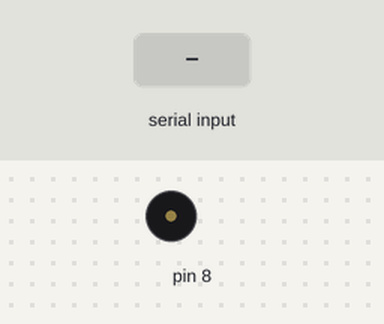
Simulated run of this sketch. Board: Arduino Uno, built with avr-gcc and run on an emulated ATmega328P. Parts: buzzer (waves = sounding). The inputs (shaded band) are chosen by the test bench.

Above: at 1.2 s.
1.3 s: "q" received over Serial
Timing chart, 0 to 4.3 s (numbered marks = the images above; inputs shaded):
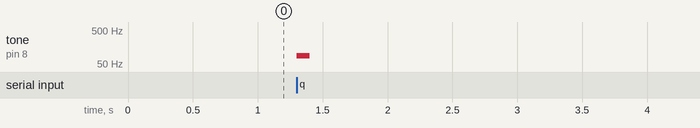

The sketch:

speaker_tunes.ino
```cpp
void setup()
{
Serial.begin(9600);
}

void loop()
{
  char c = Serial.read();
  if (c == 'q')//f
  {
    tone(8,87,100);
  }

  if (c == 'w')
  {
    tone(8,98,100);
  }

  if (c == 'e')
  {
    tone(8,110,100);
  }

  if (c == 'r')
  {
    tone(8,123,100);
  }

  if (c == 't')//c
  {
    tone(8,131,100);
  }

  if (c == 'y')
  {
    tone(8,147,100);
  }

  if (c == 'u')
  {
    tone(8,165,100);
  }

  if (c == 'i')
  {
    tone(8,175,100);
  }

  if (c == 'o')
  {
    tone(8,196,100);
  }

  if (c == 'p')//a
  {
    tone(8,220,100);
  }
}
```

Measured:
- after the input at 1.3 s, tone on pin 8: silent → 87 Hz at once, → silent 0.10 s later
